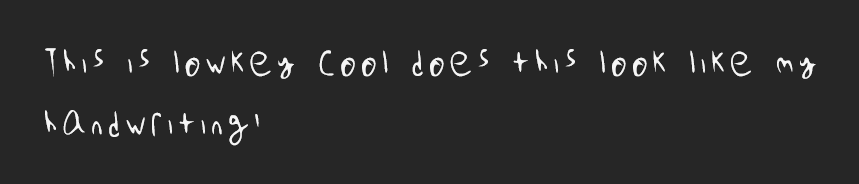
#> input picture test/drawing/test.png, 859 x 184 px
$ python -i image_processing.py   (imports and definitions only)
#> lines starting #> are read from the running program, lines starting #| are printed output that depends on the picture; after the words box and inside, x2 and y2 are one past the last pixel; in counts of white or black regions, pixels touching at a corner belong together
import cv2
import numpy as np

def read_image(img):
    np_img = np.array(img)

    if np_img.ndim == 3:
        return cv2.cvtColor(np_img, cv2.COLOR_RGB2BGR)

    else:
        return np_img

def convert_to_grayscale(image):
    return cv2.cvtColor(image, cv2.COLOR_BGR2GRAY)

def apply_threshold(image):
    non_white_mask = cv2.inRange(image, (0, 0, 0), (254, 254, 254))

    gray_image = convert_to_grayscale(image)

    _, thresh = cv2.threshold(gray_image, 0, 255, cv2.THRESH_BINARY_INV + cv2.THRESH_OTSU)

    thresh = cv2.bitwise_and(thresh, thresh, mask=non_white_mask)

    return thresh

def find_contours(thresh_image):
    contours, hierarchy = cv2.findContours(thresh_image, cv2.RETR_LIST, cv2.CHAIN_APPROX_NONE)
    return contours, hierarchy

def get_contour_start_y(contour):
    return contour[0][0][1]

def get_contour_start_x(contour):
    return contour[0][0][0]

def sort_contours(contours):
    contours = sorted(contours, key=lambda c: get_contour_start_x(c))
    sorted_contours = []
    current_line = []
    current_y = None

    for contour in contours:
        contour_y = get_contour_start_y(contour)
        if current_y is None:
            current_y = contour_y
        if abs(contour_y - current_y) > 10:
            current_line = sorted(current_line, key=lambda c: get_contour_start_x(c))
            sorted_contours.extend(current_line)
            current_line = [contour]
            current_y = contour_y
        else:
            current_line.append(contour)

    if current_line:
        current_line = sorted(current_line, key=lambda c: get_contour_start_x(c))
        sorted_contours.extend(current_line)

    return sorted_contours

def get_contour_coordinates(contours, x_offset, y_offset):
    coords = []
    for contour in contours:
        for point in contour:
            coords.append((point[0][0] + x_offset, point[0][1] + y_offset))
    return coords

def draw_contours(image, contours):
    image = cv2.drawContours(image, contours, -1, (0, 255, 0), 2)
    cv2.imshow('Hello', image)
    cv2.waitKey(0)
    return image

def get_coordinates_from_processed_img(img, x_offset=0, y_offset=0):
    image = read_image(img)
    thresh_image = apply_threshold(image)
    contours, hierarchy = find_contours(thresh_image)
    sorted_contours = sort_contours(contours)
    coords = get_contour_coordinates(sorted_contours, x_offset, y_offset)
    return coords

>>> import cv2
>>> picture = cv2.cvtColor(cv2.imread('../test/drawing/test.png'), cv2.COLOR_BGR2RGB)
#> picture is the input picture: shape (184, 859, 3); min 38, max 246, mean 43
>>> result = get_coordinates_from_processed_img(picture)
#> in apply_threshold, `non_white_mask = cv2.inRange(image, (0, 0, 0), (254, 254, 254))`: non_white_mask: shape (184, 859); every value is 255
#> in apply_threshold, `_, thresh = cv2.threshold(gray_image, 0, 255, cv2.THRESH_BINARY_INV + ..`:
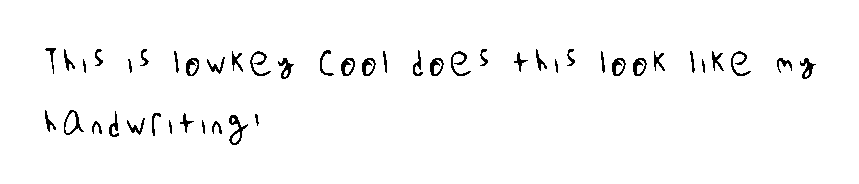
#> thresh: shape (184, 859); 97.5% white; black in thin lines or dots, all inside (x1, y1, x2, y2) = (45, 48, 816, 145)
#> in find_contours, `contours, hierarchy = cv2.findContours(thresh_image, cv2.RETR_LIST, cv..`: contours = 59 contours, 4 with area under 20; largest, box (x1, y1, x2, y2) and area: (0, 0, 859, 184) 157014, (63, 109, 85, 136) 336, (228, 114, 249, 146) 302, (340, 57, 356, 77) 225, (632, 57, 648, 77) 220
#> in sort_contours, `contours = sorted(contours, key=lambda c: get_contour_start_x(c))`: contours = 59 contours, 4 with area under 20; largest, box (x1, y1, x2, y2) and area: (0, 0, 859, 184) 157014, (63, 109, 85, 136) 336, (228, 114, 249, 146) 302, (340, 57, 356, 77) 225, (185, 57, 200, 77) 220
#> the loop in sort_contours, `for contour in contours:` made 59 passes
#> (contour_y, current_y) on passes 1, 2, 3, 5, 7, 8, 9, 10, 11, 12, 13, 14: (0, 0), (110, 110), (48, 48), (110, 110), (59, 59), (121, 121), (49, 49), (111, 111), (59, 59), (118, 118), (49, 49), (113, 113)
#> contour_y on passes 4, 6, 15, 19, 22, 30: 49, 112, 120, 60, 121, 58
#> after the loop in sort_contours, `for contour in contours:`: current_y = 70; sorted_contours = 58 contours, 3 with area under 20; largest, box (x1, y1, x2, y2) and area: (0, 0, 859, 184) 157014, (63, 109, 85, 136) 336, (228, 114, 249, 146) 302, (340, 57, 356, 77) 225, (185, 57, 200, 77) 220
#> in get_coordinates_from_processed_img, `sorted_contours = sort_contours(contours)`: sorted_contours has the same summary as contours in sort_contours
#> the loop in get_contour_coordinates, `for contour in contours:` made 59 passes
#> contour on pass 20: [[194, 65], [195, 64], [196, 65], [195, 66]]
#> after the loop in get_contour_coordinates, `for contour in contours:`: coords = 5127 pairs, first value 0 to 858, second value 0 to 183
#> result has the same summary as coords in get_contour_coordinates
